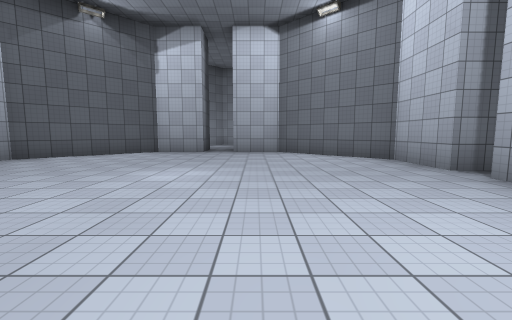
view 1 (above)

18 first-person views from a walk through a Unity game level. The camera is 1.4 m above the floor, tilts 6° down and sees 90° across. The floor is counted in squares, 2.25 m on a side. Each view is taken from the middle of a square. On the plan, view 1 faces up. The plan holds only what a view shows up to about 9 squares ahead; the rest is blank. The player is left out. Surface patterns are stand-ins for the level's own textures.

view 2
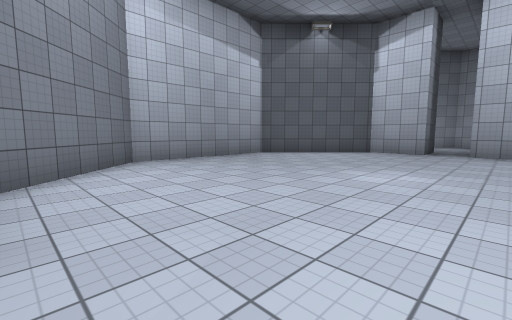

view 3
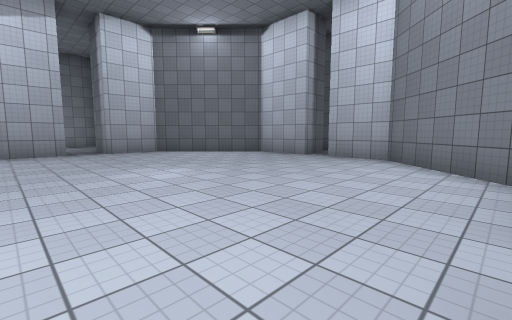

view 4
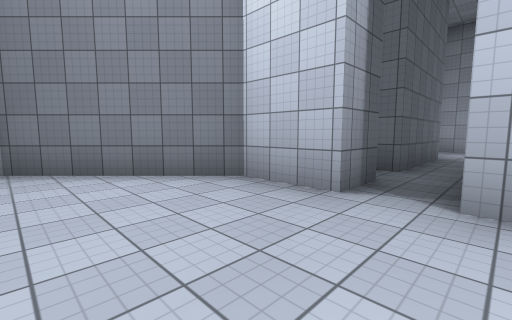

view 5
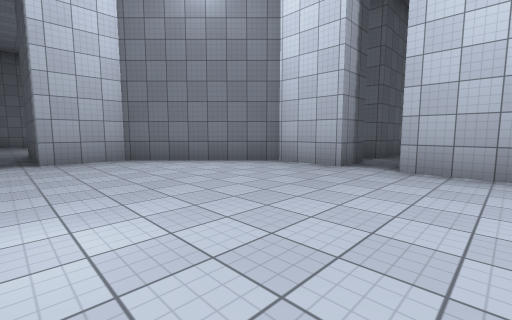

view 6
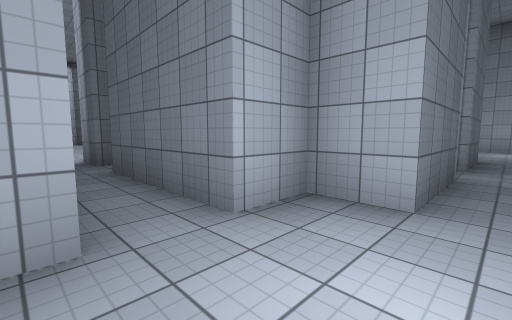

view 7
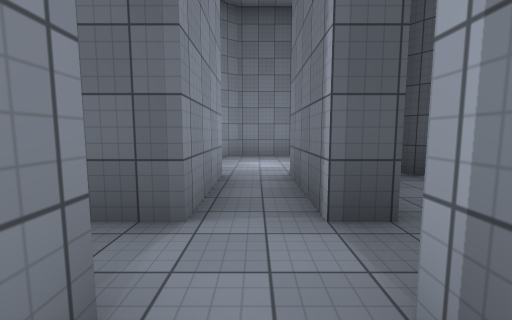

view 8
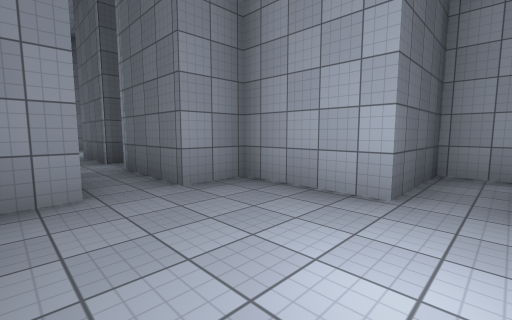

view 9
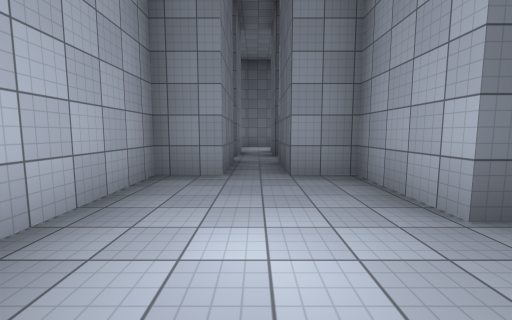

view 10
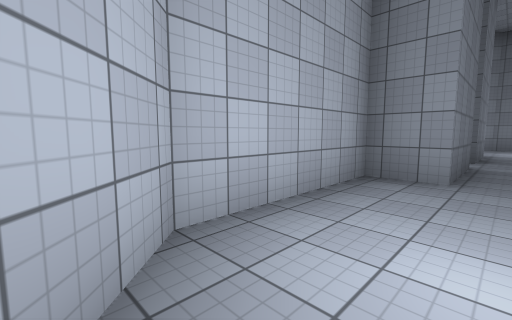

view 11
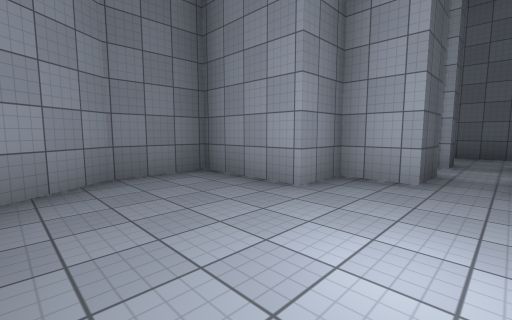

view 12
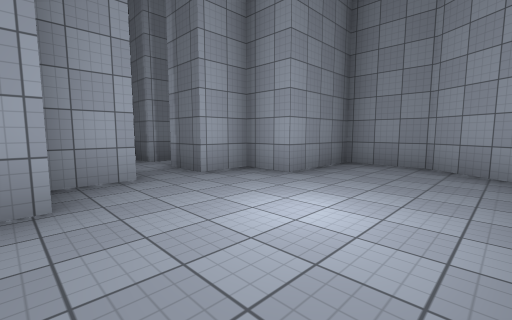

view 13
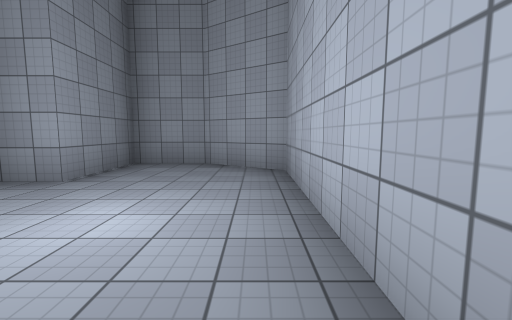

view 14
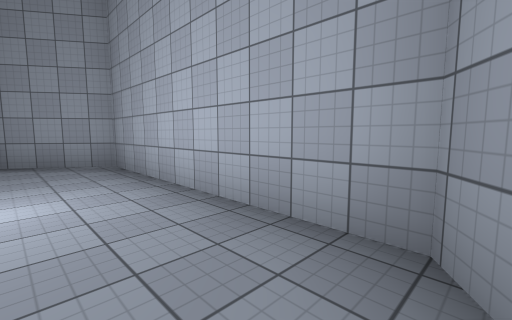

view 15
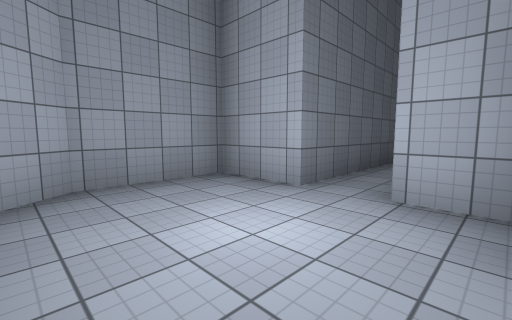

view 16
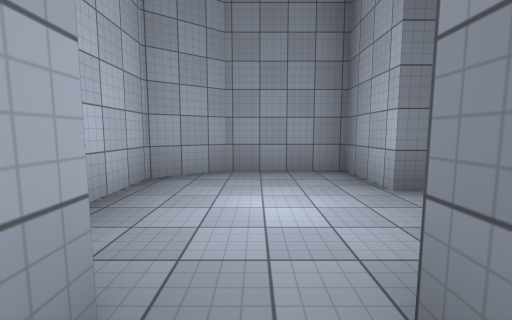

view 17
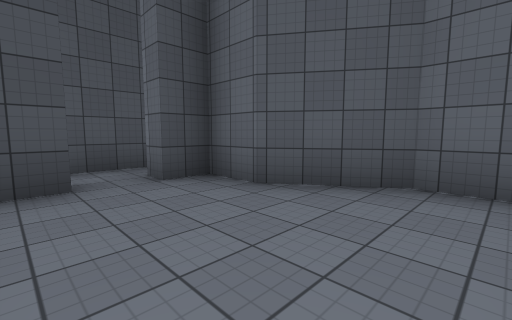

view 18
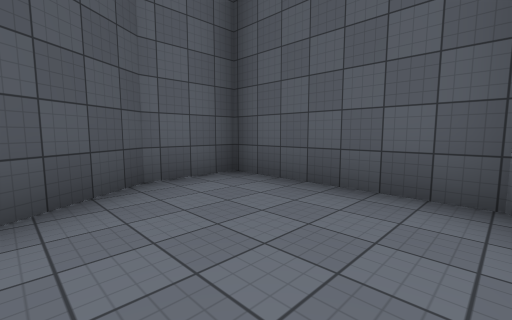

### Floor plan
Points are (right, up) in squares from view 1. A wall is a line through its corners. A room is listed if a view was taken in it or the views show most of it. See-through windows are left out.
Room 1 (views 1, 2, 3, 4, 5)
walls: (3.3, 4.2) (3.3, 6) (0.8, 8.5) (-0.7, 8.5) (-0.7, 9.8); (-0.7, -0.5) (0.7, -0.5) (3.3, 2) (3.3, 3.5); (-3.1, -0.5) (-1.8, -0.5); (-1.7, 9.8) (-1.7, 8.5) (-3.2, 8.5) (-5.7, 6) (-5.7, 2) (-3.7, -0.1)
ways out: opening at (-1, -1) to room 2; opening at (-1, 9); opening at (4, 4)
Room 2 (views 6, 15, 16)
walls: (0.2, -7.5) (2.3, -7.5); (2.3, -5.9) (2.3, -6.5) (0.3, -6.5) (0.3, -5.5) (-0.7, -5.5) (-0.7, -2.5); (3.3, -6.5) (3.3, -5.8); (-0.2, -1.5) (-0.7, -1.5) (-0.7, -0.5); (-1.7, -1) (-1.7, -5.5) (-3.2, -5.5) (-3.2, -7.3) (-2.4, -8.5) (-0.2, -8.5)
ways out: opening at (-1, -1) to room 1; opening at (4.5, -7) to room 3; opening at (3, -8) to room 4; opening at (-1, -2) to room 5; opening at (3, -6) to room 6
Room 3 (views 7, 8, 9, 10)
walls: (9.3, -7) (9.3, -6.1); (7.3, -4.5) (7.3, -5.5) (5.3, -5.5) (5.3, -6.5) (3.3, -6.5); (3.3, -7.5) (5.3, -7.5) (5.3, -8.5) (8.3, -8.5) (9.1, -7.7)
ways out: opening at (4.5, -7) to room 2; opening at (8, -5)
Room 4 (views 11, 12, 13, 14)
walls: (2.3, -7.5) (2.3, -8.5) (1.3, -8.5) (1.3, -9.5) (-0.7, -9.5) (-0.7, -11) (0.3, -12.5) (5.3, -12.5) (6.3, -11) (6.3, -9.5) (4.3, -9.5) (4.3, -8.5) (3.3, -8.5) (3.3, -7.5)
ways out: opening at (3, -8) to room 2
Room 5 (views 17, 18)
walls: (3.8, -3.1) (3.8, 0.2) (2.3, 0.2) (0.8, -0.7) (-0.2, -0.7); (-0.7, -2.5) (-0.2, -2.5) (-0.2, -3.1)
ways out: opening at (-1, -2) to room 2
Room 6 (no view inside)
walls: (0.3, -4.5) (-0.1, -4.8); (4, -4) (2, -4)
ways out: opening at (3, -6) to room 2

Positions as (right, up) in squares from view 1, and headings:
1: (0, 0), facing up
2: (0, 0), facing up-left
3: (-3, 0), facing up-right
4: (-2, 2), facing down-right
5: (-3, 4), facing down-right
6: (-2, -7), facing up-right
7: (4, -7), facing left
8: (8, -8), facing up-left
9: (9, -7), facing left
10: (9, -7), facing down-left
11: (3, -12), facing up-left
12: (1, -12), facing up-right
13: (1, -12), facing right
14: (0, -11), facing down-right
15: (0, -8), facing up-left
16: (1, -7), facing left
17: (3, -3), facing up-left
18: (1, -3), facing up-right
